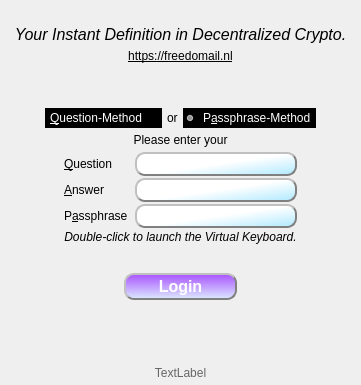
      <widget class="QWidget" name="tab_login">
       <property name="styleSheet">
        <string notr="true">QWidget#tab_login 
{
   border-image: url(:/Logo/background.png) 0 0 0 0 stretch stretch;
   border-width: 0px;
}
</string>
       </property>
       <attribute name="title">
        <string/>
       </attribute>
       <attribute name="toolTip">
        <string>Login</string>
       </attribute>
       <layout class="QVBoxLayout" name="verticalLayout_60">
        <property name="spacing">
         <number>5</number>
        </property>
        <property name="leftMargin">
         <number>5</number>
        </property>
        <property name="topMargin">
         <number>5</number>
        </property>
        <property name="rightMargin">
         <number>5</number>
        </property>
        <property name="bottomMargin">
         <number>5</number>
        </property>
        <item>
         <layout class="QVBoxLayout" name="verticalLayout_5">
          <item>
           <spacer name="verticalSpacer_9">
            <property name="orientation">
             <enum>Qt::Vertical</enum>
            </property>
            <property name="sizeType">
             <enum>QSizePolicy::Expanding</enum>
            </property>
            <property name="sizeHint" stdset="0">
             <size>
              <width>1</width>
              <height>1</height>
             </size>
            </property>
           </spacer>
          </item>
          <item>
           <widget class="QLabel" name="logo">
            <property name="toolTip">
             <string>&lt;html&gt;&lt;head/&gt;&lt;body&gt;&lt;p&gt;GoldBug logo uses the &lt;b&gt;Neuland &lt;/b&gt;font: &amp;quot;Neuland is a German typeface that was designed in 1923 by Rudolf Koch. It is often used today when an “exotic” or “primitive” look is desired, such as the logos for the Jurassic Park films. &amp;quot; - Wikipedia.&lt;/p&gt;&lt;/body&gt;&lt;/html&gt;</string>
            </property>
            <property name="text">
             <string/>
            </property>
            <property name="pixmap">
             <pixmap resource="../Icons/icons.qrc">:/Logo/goldbug-neuland.png</pixmap>
            </property>
            <property name="scaledContents">
             <bool>false</bool>
            </property>
            <property name="alignment">
             <set>Qt::AlignCenter</set>
            </property>
           </widget>
          </item>
          <item>
           <widget class="QLabel" name="label_31">
            <property name="font">
             <font>
              <pointsize>12</pointsize>
              <italic>true</italic>
             </font>
            </property>
            <property name="text">
             <string>Your Instant Definition in Decentralized Crypto.</string>
            </property>
            <property name="alignment">
             <set>Qt::AlignCenter</set>
            </property>
           </widget>
          </item>
          <item>
           <widget class="QLabel" name="label_100">
            <property name="text">
             <string>&lt;html&gt;&lt;head/&gt;&lt;body&gt;&lt;p&gt;&lt;a href=&quot;https://freedomail.nl&quot;&gt;&lt;span style=&quot; color:#000000;&quot;&gt;https://freedomail.nl&lt;/span&gt;&lt;/a&gt;&lt;/p&gt;&lt;/body&gt;&lt;/html&gt;</string>
            </property>
            <property name="alignment">
             <set>Qt::AlignCenter</set>
            </property>
            <property name="openExternalLinks">
             <bool>true</bool>
            </property>
           </widget>
          </item>
          <item>
           <spacer name="verticalSpacer_14">
            <property name="orientation">
             <enum>Qt::Vertical</enum>
            </property>
            <property name="sizeHint" stdset="0">
             <size>
              <width>20</width>
              <height>40</height>
             </size>
            </property>
           </spacer>
          </item>
          <item>
           <layout class="QHBoxLayout" name="horizontalLayout_22">
            <property name="topMargin">
             <number>0</number>
            </property>
            <item>
             <spacer name="horizontalSpacer_6">
              <property name="orientation">
               <enum>Qt::Horizontal</enum>
              </property>
              <property name="sizeHint" stdset="0">
               <size>
                <width>40</width>
                <height>20</height>
               </size>
              </property>
             </spacer>
            </item>
            <item>
             <widget class="QRadioButton" name="question_rb_authenticate">
              <property name="sizePolicy">
               <sizepolicy hsizetype="Minimum" vsizetype="Preferred">
                <horstretch>0</horstretch>
                <verstretch>0</verstretch>
               </sizepolicy>
              </property>
              <property name="layoutDirection">
               <enum>Qt::RightToLeft</enum>
              </property>
              <property name="styleSheet">
               <string notr="true">background-color: rgb(0, 0, 0);
color: rgb(255, 255, 255);</string>
              </property>
              <property name="text">
               <string>&amp;Question-Method</string>
              </property>
             </widget>
            </item>
            <item>
             <widget class="QLabel" name="label_102">
              <property name="sizePolicy">
               <sizepolicy hsizetype="Fixed" vsizetype="Preferred">
                <horstretch>0</horstretch>
                <verstretch>0</verstretch>
               </sizepolicy>
              </property>
              <property name="text">
               <string>or</string>
              </property>
             </widget>
            </item>
            <item>
             <widget class="QRadioButton" name="passphrase_rb_authenticate">
              <property name="sizePolicy">
               <sizepolicy hsizetype="Minimum" vsizetype="Preferred">
                <horstretch>0</horstretch>
                <verstretch>0</verstretch>
               </sizepolicy>
              </property>
              <property name="layoutDirection">
               <enum>Qt::LeftToRight</enum>
              </property>
              <property name="styleSheet">
               <string notr="true">background-color: rgb(0, 0, 0);
color: rgb(255, 255, 255);</string>
              </property>
              <property name="text">
               <string>P&amp;assphrase-Method</string>
              </property>
              <property name="checked">
               <bool>true</bool>
              </property>
             </widget>
            </item>
            <item>
             <spacer name="horizontalSpacer_14">
              <property name="orientation">
               <enum>Qt::Horizontal</enum>
              </property>
              <property name="sizeHint" stdset="0">
               <size>
                <width>40</width>
                <height>20</height>
               </size>
              </property>
             </spacer>
            </item>
           </layout>
          </item>
          <item>
           <layout class="QHBoxLayout" name="horizontalLayout_32">
            <property name="topMargin">
             <number>0</number>
            </property>
            <item>
             <widget class="QLabel" name="passphraseLabel">
              <property name="text">
               <string>Please enter your</string>
              </property>
              <property name="alignment">
               <set>Qt::AlignCenter</set>
              </property>
             </widget>
            </item>
           </layout>
          </item>
          <item>
           <layout class="QHBoxLayout" name="horizontalLayout_25">
            <property name="topMargin">
             <number>0</number>
            </property>
            <item>
             <spacer name="horizontalSpacer_15">
              <property name="orientation">
               <enum>Qt::Horizontal</enum>
              </property>
              <property name="sizeHint" stdset="0">
               <size>
                <width>1</width>
                <height>20</height>
               </size>
              </property>
             </spacer>
            </item>
            <item>
             <layout class="QFormLayout" name="formLayout">
              <property name="fieldGrowthPolicy">
               <enum>QFormLayout::AllNonFixedFieldsGrow</enum>
              </property>
              <property name="horizontalSpacing">
               <number>7</number>
              </property>
              <property name="verticalSpacing">
               <number>2</number>
              </property>
              <property name="topMargin">
               <number>0</number>
              </property>
              <item row="2" column="0">
               <widget class="QLabel" name="label_103gb">
                <property name="text">
                 <string>&amp;Question</string>
                </property>
                <property name="buddy">
                 <cstring>question_authenticate</cstring>
                </property>
               </widget>
              </item>
              <item row="2" column="1">
               <widget class="spoton_lineedit" name="question_authenticate">
                <property name="sizePolicy">
                 <sizepolicy hsizetype="Expanding" vsizetype="Fixed">
                  <horstretch>0</horstretch>
                  <verstretch>0</verstretch>
                 </sizepolicy>
                </property>
                <property name="styleSheet">
                 <string notr="true">QLineEdit#question_authenticate {
background-color: qlineargradient(spread:pad, x1:0.968, y1:0.932, x2:0.513, y2:0.5, stop:0 rgba(183, 235, 255, 255), stop:1 rgba(255, 255, 255, 255)); 
     border-style: outset;
     border-width: 2px;
     border-radius: 10px;
     border-color: gray;
     min-width: 10em;
     padding: 2px;
 }
</string>
                </property>
               </widget>
              </item>
              <item row="7" column="0">
               <widget class="QLabel" name="label_124gb">
                <property name="text">
                 <string>P&amp;assphrase</string>
                </property>
                <property name="buddy">
                 <cstring>passphrase</cstring>
                </property>
               </widget>
              </item>
              <item row="7" column="1">
               <widget class="spoton_lineedit" name="passphrase">
                <property name="styleSheet">
                 <string notr="true">QLineEdit#passphrase {
background-color: qlineargradient(spread:pad, x1:0.968, y1:0.932, x2:0.513, y2:0.5, stop:0 rgba(183, 235, 255, 255), stop:1 rgba(255, 255, 255, 255)); 
     border-style: outset;
     border-width: 2px;
     border-radius: 10px;
     border-color: gray;
     min-width: 10em;
     padding: 2px;
 }
</string>
                </property>
                <property name="echoMode">
                 <enum>QLineEdit::Password</enum>
                </property>
               </widget>
              </item>
              <item row="6" column="0">
               <layout class="QHBoxLayout" name="horizontalLayout_75">
                <property name="topMargin">
                 <number>0</number>
                </property>
                <property name="rightMargin">
                 <number>0</number>
                </property>
                <item>
                 <widget class="QLabel" name="label_122gb">
                  <property name="text">
                   <string>&amp;Answer</string>
                  </property>
                  <property name="buddy">
                   <cstring>answer_authenticate</cstring>
                  </property>
                 </widget>
                </item>
               </layout>
              </item>
              <item row="6" column="1">
               <widget class="spoton_lineedit" name="answer_authenticate">
                <property name="styleSheet">
                 <string notr="true">QLineEdit#answer_authenticate {
background-color: qlineargradient(spread:pad, x1:0.968, y1:0.932, x2:0.513, y2:0.5, stop:0 rgba(183, 235, 255, 255), stop:1 rgba(255, 255, 255, 255)); 
     border-style: outset;
     border-width: 2px;
     border-radius: 10px;
     border-color: gray;
     min-width: 10em;
     padding: 2px;
 }
</string>
                </property>
                <property name="echoMode">
                 <enum>QLineEdit::Password</enum>
                </property>
               </widget>
              </item>
              <item row="8" column="0" colspan="2">
               <widget class="QLabel" name="label_103">
                <property name="font">
                 <font>
                  <italic>true</italic>
                 </font>
                </property>
                <property name="text">
                 <string>Double-click to launch the Virtual Keyboard.</string>
                </property>
                <property name="alignment">
                 <set>Qt::AlignCenter</set>
                </property>
               </widget>
              </item>
              <item row="9" column="0" colspan="2">
               <spacer name="horizontalSpacer_3">
                <property name="orientation">
                 <enum>Qt::Horizontal</enum>
                </property>
                <property name="sizeHint" stdset="0">
                 <size>
                  <width>40</width>
                  <height>20</height>
                 </size>
                </property>
               </spacer>
              </item>
             </layout>
            </item>
            <item>
             <spacer name="horizontalSpacer_19">
              <property name="orientation">
               <enum>Qt::Horizontal</enum>
              </property>
              <property name="sizeHint" stdset="0">
               <size>
                <width>1</width>
                <height>20</height>
               </size>
              </property>
             </spacer>
            </item>
           </layout>
          </item>
          <item>
           <layout class="QHBoxLayout" name="horizontalLayout_42">
            <property name="topMargin">
             <number>0</number>
            </property>
            <item>
             <spacer name="horizontalSpacer_9">
              <property name="orientation">
               <enum>Qt::Horizontal</enum>
              </property>
              <property name="sizeHint" stdset="0">
               <size>
                <width>20</width>
                <height>20</height>
               </size>
              </property>
             </spacer>
            </item>
            <item>
             <widget class="QPushButton" name="passphraseButton">
              <property name="sizePolicy">
               <sizepolicy hsizetype="Expanding" vsizetype="Fixed">
                <horstretch>0</horstretch>
                <verstretch>0</verstretch>
               </sizepolicy>
              </property>
              <property name="font">
               <font>
                <pointsize>12</pointsize>
                <weight>75</weight>
                <bold>true</bold>
               </font>
              </property>
              <property name="styleSheet">
               <string notr="true">QPushButton {
border: 2px solid gray;
background-color: qlineargradient(spread:reflect, x1:0.023, y1:0.988636, x2:0.028, y2:0.011, stop:0 rgba(218, 232, 255, 255), stop:1 rgba(170, 85, 255, 255));
color: rgb(255, 255, 255);
margin: 2px;
border-style: outset;
border-width: 2px;
border-radius: 10px;
border-color: gray;
min-width: 10em;
padding: 2px;
}

QPushButton:hover {
border: 2px solid gray;
color: rgb(0, 0, 0);
background-color: rgb(255, 255, 255);
margin: 2px;
border-style: outset;
border-width: 2px;
border-radius: 10px;
border-color: black;
min-width: 10em;
padding: 2px;
}

QPushButton:pressed {
background-color: black;
color: rgb(255, 255, 255);
border-style: inset;
}</string>
              </property>
              <property name="text">
               <string>Login</string>
              </property>
              <property name="iconSize">
               <size>
                <width>40</width>
                <height>40</height>
               </size>
              </property>
             </widget>
            </item>
            <item>
             <spacer name="horizontalSpacer_10">
              <property name="orientation">
               <enum>Qt::Horizontal</enum>
              </property>
              <property name="sizeHint" stdset="0">
               <size>
                <width>20</width>
                <height>20</height>
               </size>
              </property>
             </spacer>
            </item>
           </layout>
          </item>
          <item>
           <spacer name="verticalSpacer_2">
            <property name="orientation">
             <enum>Qt::Vertical</enum>
            </property>
            <property name="sizeHint" stdset="0">
             <size>
              <width>1</width>
              <height>40</height>
             </size>
            </property>
           </spacer>
          </item>
          <item>
           <layout class="QHBoxLayout" name="horizontalLayout_17">
            <property name="spacing">
             <number>0</number>
            </property>
            <property name="topMargin">
             <number>0</number>
            </property>
            <item>
             <spacer name="horizontalSpacer_16">
              <property name="orientation">
               <enum>Qt::Horizontal</enum>
              </property>
              <property name="sizeHint" stdset="0">
               <size>
                <width>1</width>
                <height>1</height>
               </size>
              </property>
             </spacer>
            </item>
            <item>
             <widget class="QLabel" name="version">
              <property name="font">
               <font>
                <weight>75</weight>
                <bold>true</bold>
               </font>
              </property>
              <property name="toolTip">
               <string>&lt;html&gt;&lt;head/&gt;&lt;body&gt;&lt;p align=&quot;center&quot;&gt;A minimalistic &lt;br/&gt;desktop messenger GUI&lt;br/&gt;for the messaging library of&lt;br/&gt;http://spot-on.sf.net.&lt;/p&gt;&lt;/body&gt;&lt;/html&gt;</string>
              </property>
              <property name="alignment">
               <set>Qt::AlignCenter</set>
              </property>
              <property name="openExternalLinks">
               <bool>true</bool>
              </property>
             </widget>
            </item>
            <item>
             <spacer name="horizontalSpacer_33">
              <property name="orientation">
               <enum>Qt::Horizontal</enum>
              </property>
              <property name="sizeHint" stdset="0">
               <size>
                <width>1</width>
                <height>1</height>
               </size>
              </property>
             </spacer>
            </item>
           </layout>
          </item>
          <item>
           <widget class="QLabel" name="buildInformation">
            <property name="styleSheet">
             <string notr="true"> color:#666666;</string>
            </property>
            <property name="text">
             <string>TextLabel</string>
            </property>
            <property name="alignment">
             <set>Qt::AlignCenter</set>
            </property>
            <property name="textInteractionFlags">
             <set>Qt::LinksAccessibleByMouse|Qt::TextSelectableByKeyboard|Qt::TextSelectableByMouse</set>
            </property>
           </widget>
          </item>
         </layout>
        </item>
       </layout>
      </widget>
